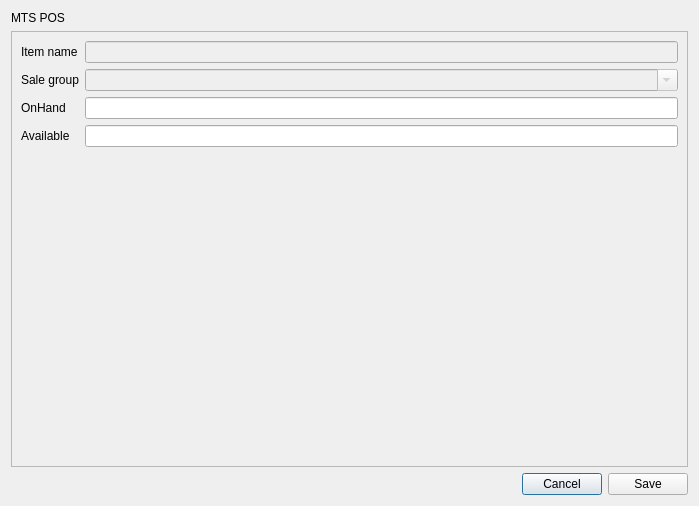
<?xml version="1.0" encoding="UTF-8"?>
<ui version="4.0">
 <class>DialogEditStock</class>
 <widget class="QDialog" name="DialogEditStock">
  <property name="geometry">
   <rect>
    <x>0</x>
    <y>0</y>
    <width>699</width>
    <height>506</height>
   </rect>
  </property>
  <property name="windowTitle">
   <string>Edit stock</string>
  </property>
  <layout class="QVBoxLayout" name="verticalLayout">
   <item>
    <widget class="QLabel" name="label_6">
     <property name="sizePolicy">
      <sizepolicy hsizetype="Preferred" vsizetype="Fixed">
       <horstretch>0</horstretch>
       <verstretch>0</verstretch>
      </sizepolicy>
     </property>
     <property name="text">
      <string>MTS POS</string>
     </property>
    </widget>
   </item>
   <item>
    <widget class="QScrollArea" name="scrollArea">
     <property name="widgetResizable">
      <bool>true</bool>
     </property>
     <widget class="QWidget" name="scrollAreaWidgetContents">
      <property name="geometry">
       <rect>
        <x>0</x>
        <y>0</y>
        <width>679</width>
        <height>436</height>
       </rect>
      </property>
      <layout class="QFormLayout" name="formLayout">
       <item row="0" column="0">
        <widget class="QLabel" name="label_3">
         <property name="text">
          <string>Item name</string>
         </property>
        </widget>
       </item>
       <item row="0" column="1">
        <widget class="QLineEdit" name="lineEditItemName">
         <property name="enabled">
          <bool>false</bool>
         </property>
        </widget>
       </item>
       <item row="2" column="0">
        <widget class="QLabel" name="label_2">
         <property name="text">
          <string>OnHand</string>
         </property>
        </widget>
       </item>
       <item row="2" column="1">
        <widget class="QLineEdit" name="lineEditOnHand">
         <property name="alignment">
          <set>Qt::AlignRight|Qt::AlignTrailing|Qt::AlignVCenter</set>
         </property>
        </widget>
       </item>
       <item row="3" column="0">
        <widget class="QLabel" name="label_4">
         <property name="text">
          <string>Available</string>
         </property>
        </widget>
       </item>
       <item row="3" column="1">
        <widget class="QLineEdit" name="lineEditAvailable">
         <property name="alignment">
          <set>Qt::AlignRight|Qt::AlignTrailing|Qt::AlignVCenter</set>
         </property>
        </widget>
       </item>
       <item row="1" column="1">
        <widget class="QComboBox" name="comboBoxSalesGroupName">
         <property name="enabled">
          <bool>false</bool>
         </property>
         <property name="editable">
          <bool>true</bool>
         </property>
        </widget>
       </item>
       <item row="1" column="0">
        <widget class="QLabel" name="label">
         <property name="text">
          <string>Sale group</string>
         </property>
        </widget>
       </item>
      </layout>
     </widget>
    </widget>
   </item>
   <item>
    <layout class="QHBoxLayout" name="horizontalLayout">
     <item>
      <spacer name="horizontalSpacer">
       <property name="orientation">
        <enum>Qt::Horizontal</enum>
       </property>
       <property name="sizeHint" stdset="0">
        <size>
         <width>40</width>
         <height>20</height>
        </size>
       </property>
      </spacer>
     </item>
     <item>
      <widget class="QPushButton" name="pushButtonCancel">
       <property name="text">
        <string>Cancel</string>
       </property>
      </widget>
     </item>
     <item>
      <widget class="QPushButton" name="pushButtonSave">
       <property name="text">
        <string>Save</string>
       </property>
      </widget>
     </item>
    </layout>
   </item>
  </layout>
 </widget>
 <tabstops>
  <tabstop>scrollArea</tabstop>
  <tabstop>pushButtonCancel</tabstop>
  <tabstop>pushButtonSave</tabstop>
 </tabstops>
 <resources/>
 <connections/>
</ui>
